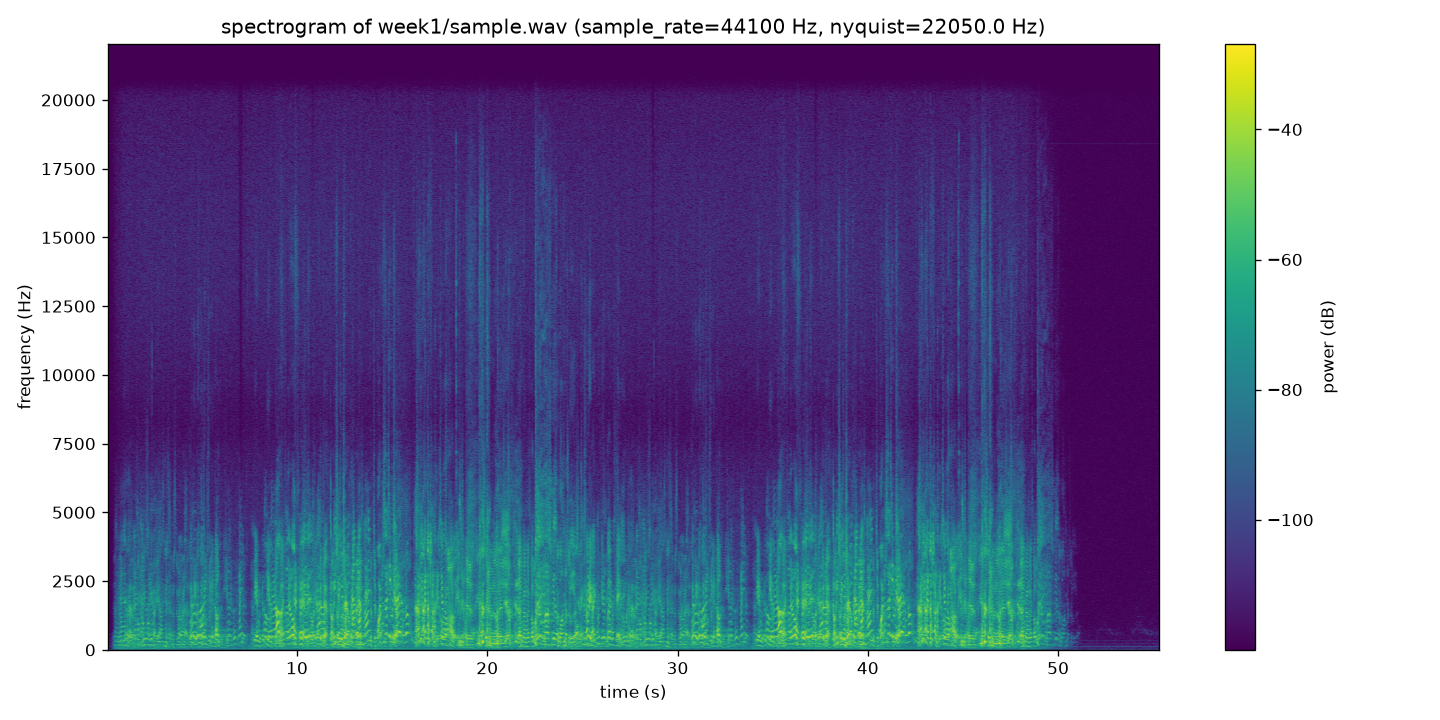

The script that saved this image:
import matplotlib.pyplot as plt
import numpy as np
from scipy.io import wavfile
from scipy.signal import spectrogram


filepath = "../../sample.wav"

sample_rate, data = wavfile.read(filepath)

if data.ndim == 1:
    num_channels = 1
    audio = data
else:
    num_channels = data.shape[1] # type: ignore
    audio = data.mean(axis=1)   # Average all channels into a single channel.

# Normalization
max_value = np.iinfo(data.dtype).max    # iinfo -> Query information about the value range of an integer type.
audio_normalized = audio.astype(np.float64) / max_value # astype(float) -> turn to float type

nyquist = sample_rate / 2

f_spec, t_spec, Sxx = spectrogram(audio_normalized, sample_rate,
                                   nperseg=4096, noverlap=2048)     # Sxx's shape -> (n of frequency, n of time)
Sxx_db = 10 * np.log10(Sxx + 1e-12)

fig, ax = plt.subplots(figsize=(12, 6))
pcm = ax.pcolormesh(t_spec, f_spec, Sxx_db, shading="gouraud")
ax.set_xlabel("time (s)")
ax.set_ylabel("frequency (Hz)")
ax.set_title(f"spectrogram of {filepath} (sample_rate={sample_rate} Hz, "
             f"nyquist={nyquist} Hz)")
fig.colorbar(pcm, ax=ax, label="power (dB)")

fig.tight_layout()
fig.savefig("d14_wav_spectrogram.png", dpi=120)
print("saved to d14_wav_spectrogram.png")

energy_per_bin = Sxx.max(axis=1)
threshold = energy_per_bin.max() * 0.01
above_threshold = f_spec[energy_per_bin > threshold]
if len(above_threshold) > 0:
    print("estimated highest frequency with meaningful energy =",
          above_threshold.max(), "Hz")
else:
    print("no frequency bin exceeded the energy threshold")
